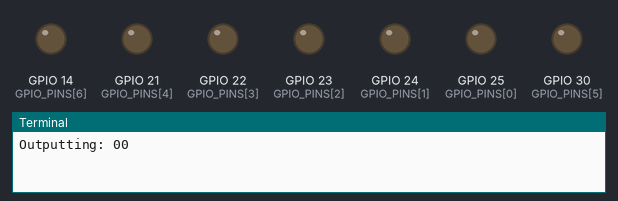
Bench run of a program on a simulated Raspberry Pi (BCM pin numbers). On the bench: output pins drawn as LEDs (lit = HIGH), the last lines printed to the terminal.

Above: at 0.1 s.
At 7.6 s:
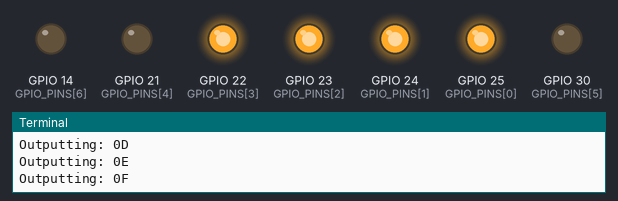
At 14.1 s:
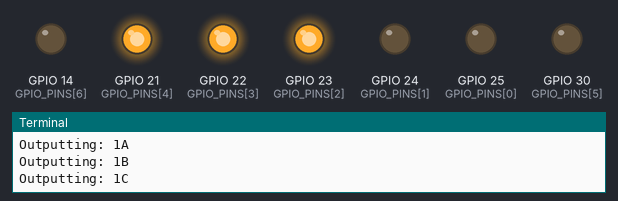
At 21.1 s:
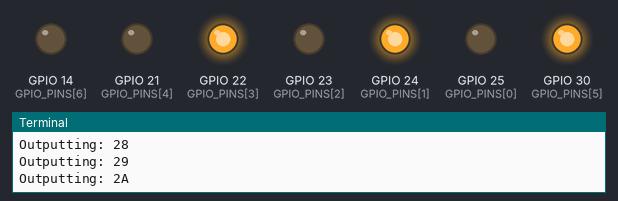
At 29.6 s:
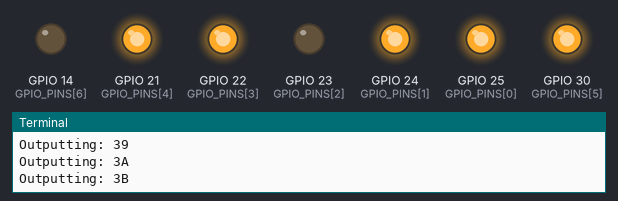
At 39.1 s:
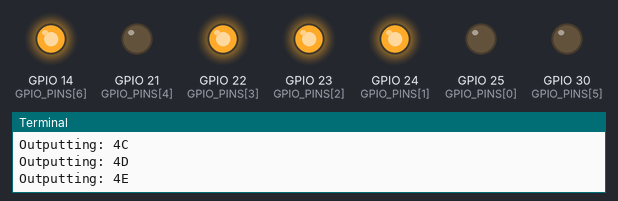
Timing chart, 0 to 40.0 s (numbered marks = the images above):
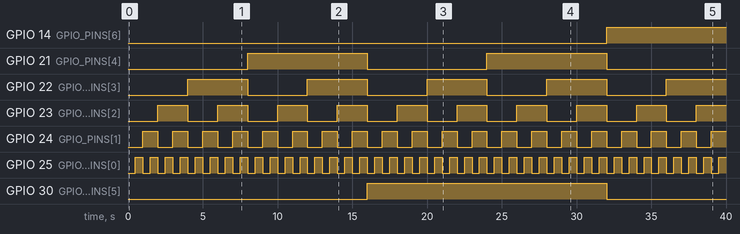

The program:

led.py
```python
import RPi.GPIO as GPIO
import time

# GPIO pins to use (for 7 bits)
GPIO_PINS = [25, 24, 23, 22, 21, 30, 14]  # Example GPIO pins

# Set up GPIO
GPIO.setmode(GPIO.BCM)  # Use BCM pin numbering
GPIO.setup(GPIO_PINS, GPIO.OUT)  # Set all pins as output

def output_to_gpio(value):
    # Convert the value to a 7-bit binary and output to the GPIO pins
    for i in range(7):
        GPIO.output(GPIO_PINS[i], (value >> i) & 1)

try:
    for value in range(0x00, 0x80):  # Loop from 0x00 to 0x7F
        output_to_gpio(value)
        print(f"Outputting: {value:02X}")  # Print the value in hexadecimal
        time.sleep(0.5)  # Delay for visibility (adjust as needed)

except KeyboardInterrupt:
    print("Exiting program")

finally:
    GPIO.cleanup()  # Reset GPIO settings
```

Measured:
- by itself, GPIO 14 (GPIO_PINS[6]): LOW → HIGH at 32.0 s
- by itself, GPIO 21 (GPIO_PINS[4]): alternates HIGH for 8.0 s and LOW for 8.0 s
- by itself, GPIO 22 (GPIO_PINS[3]): alternates HIGH for 4.0 s and LOW for 4.0 s
- by itself, GPIO 23 (GPIO_PINS[2]): alternates HIGH for 2.0 s and LOW for 2.0 s
- by itself, GPIO 24 (GPIO_PINS[1]): alternates HIGH for 1.0 s and LOW for 1.0 s
- by itself, GPIO 25 (GPIO_PINS[0]): alternates HIGH for 0.50 s and LOW for 0.50 s
- by itself, GPIO 30 (GPIO_PINS[5]): LOW → HIGH at 16.0 s, → LOW 16.0 s later
